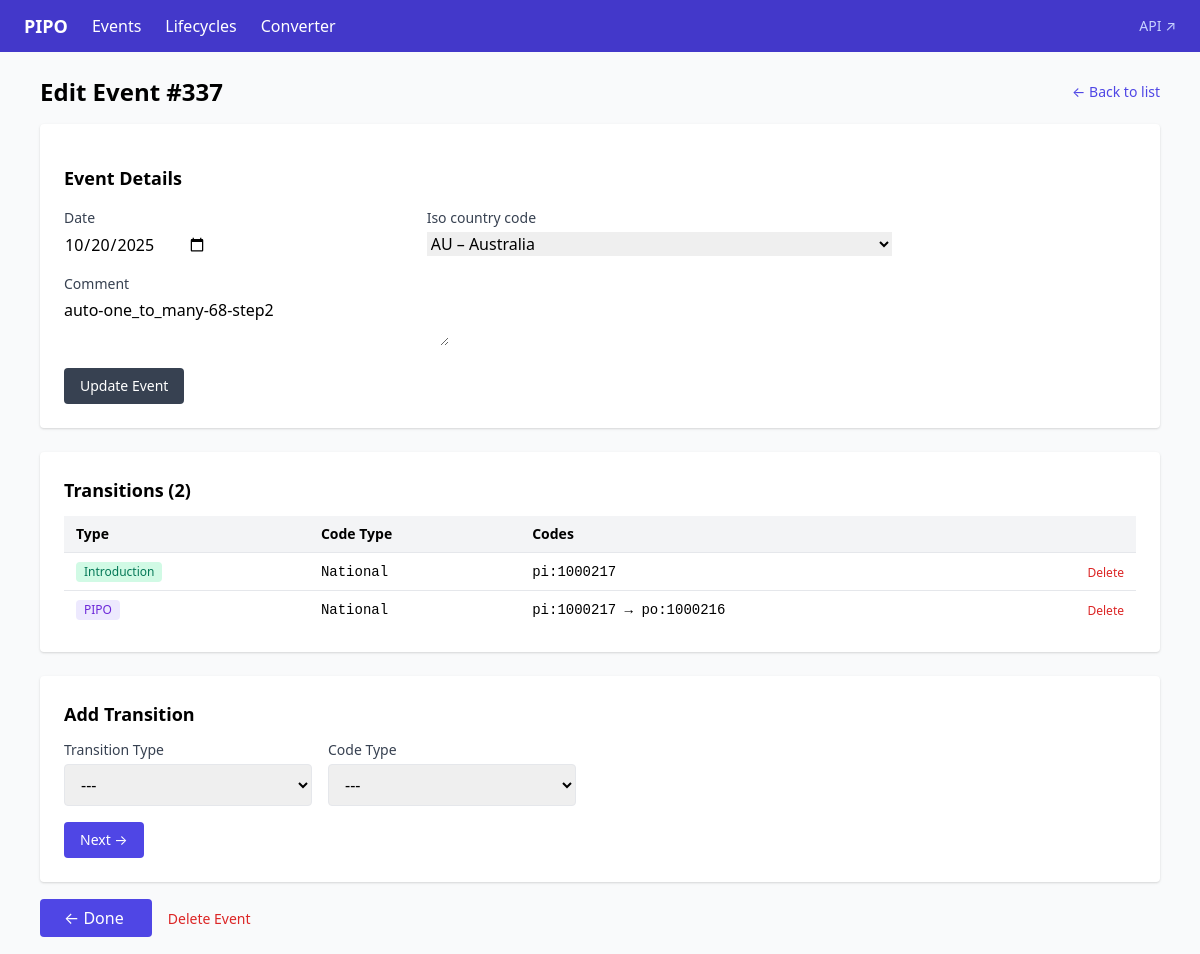
Screenshot of /events/337/edit/ with the database file from the repository.
### events/models.py (models this page shows, shortened)
class Event(models.Model):
    date = models.DateField()
    iso_country_code = models.ForeignKey(
        Country, on_delete=models.PROTECT, db_column="iso_country_code",
    )
    comment = models.TextField(blank=True, default="")
    created_by = models.ForeignKey(
        settings.AUTH_USER_MODEL, on_delete=models.SET_NULL, null=True, blank=True
    )
    created_at = models.DateTimeField(auto_now_add=True)
    updated_at = models.DateTimeField(auto_now=True)
    class Meta:
        ordering = ["-date", "-created_at"]
        indexes = [
            models.Index(fields=["iso_country_code"]),
            models.Index(fields=["date"]),
        ]

class CodeTransition(models.Model):
    event = models.ForeignKey(Event, on_delete=models.CASCADE, related_name="transitions")
    code_type = models.ForeignKey(CodeType, on_delete=models.PROTECT, related_name="transitions")
    type = models.CharField(max_length=7, choices=TransitionType.choices)
    class Meta:
        indexes = [
            models.Index(fields=["type"]),
        ]

class CodeType(models.Model):
    id = models.CharField(max_length=10, primary_key=True)
    type = models.CharField(max_length=50)
    def __str__(self):
        return self.type

class Introduction(models.Model):
    code_transition = models.OneToOneField(
        CodeTransition, on_delete=models.CASCADE, related_name="introduction"
    )
    pi_code = models.BigIntegerField()

class Pipo(models.Model):
    code_transition = models.OneToOneField(
        CodeTransition, on_delete=models.CASCADE, related_name="pipo"
    )
    pi_code = models.BigIntegerField()
    po_code = models.BigIntegerField()
    class Meta:
        verbose_name = "PIPO"
        verbose_name_plural = "PIPOs"

### events/frontend_views.py (the view)
# urls.py: path("events/<int:pk>/edit/", event_edit_view, name="event-edit"),
def event_edit_view(request, pk):
    event = get_object_or_404(Event, pk=pk)
    transitions = event.transitions.select_related(
        "code_type", "introduction", "discontinuation", "pipo"
    ).order_by("pk")
    tform_errors = []
    if request.method == "POST":
        action = request.POST.get("action", "")
        if action == "update_event":
            form = EventForm(request.POST, instance=event)
            if form.is_valid():
                form.save()
                recompute_lifecycles(iso_country_code=event.iso_country_code)
                return redirect("event-edit", pk=event.pk)
        else:
            form = EventForm(instance=event)
        if action == "add_transition":
            tform = TransitionForm(request.POST)
            if tform.is_valid():
                try:
                    tform.save(event)
                except ValidationError as e:
                    tform_errors = e.messages
                else:
                    return redirect("event-edit", pk=event.pk)
            else:
                tform_errors = [
                    msg
                    for errors in tform.errors.values()
                    for msg in errors
                ]
                tform = TransitionForm()
        else:
            tform = TransitionForm()
    else:
        form = EventForm(instance=event)
        tform = TransitionForm()
    return render(request, "events/edit.html", {
        "event": event,
        "form": form,
        "tform": tform,
        "transitions": transitions,
        "tform_errors": tform_errors,
        "title": "Edit Event",
    })

### events/forms.py (shortened to what this page needs)
class EventForm(forms.ModelForm):
    class Meta:
        model = Event
        fields = ["date", "iso_country_code", "comment"]
        widgets = {
            "date": forms.DateInput(attrs={"type": "date"}),
            "comment": forms.Textarea(attrs={"rows": 2}),
        }

class TransitionForm(forms.Form):
    type = forms.ChoiceField(
        choices=[("" , "---")] + list(TransitionType.choices),
        widget=forms.Select(attrs={"class": "border rounded px-3 py-2 w-full"}),
    )
    code_type = forms.ModelChoiceField(
        queryset=CodeType.objects.all(),
        empty_label="---",
        widget=forms.Select(attrs={"class": "border rounded px-3 py-2 w-full"}),
    )
    pi_code = forms.IntegerField(required=False)
    po_code = forms.IntegerField(required=False)
    proxy_introduction = forms.BooleanField(required=False, initial=False)
    proxy_po = forms.BooleanField(required=False, initial=False)
    discontinue_po = forms.BooleanField(required=False, initial=True)

### events/models.py (called while the page is built)
    def __str__(self):
        return f"{self.code} – {self.name}"

### events/templates/events/edit.html (shortened to what this page needs)
{% extends "base.html" %}
{% block content %}
<div class="flex justify-between items-center mb-4">
    <h1 class="text-2xl font-bold">Edit Event #{{ event.pk }}</h1>
    <a href="{% url 'event-list' %}" class="text-indigo-600 hover:underline text-sm">&larr; Back to list</a>
</div>
<form method="post" class="bg-white shadow rounded p-6 space-y-4 mb-6">
    <h2 class="text-lg font-semibold">Event Details</h2>
    <div class="grid grid-cols-3 gap-4">
        {% for field in form %}
        <div{% if field.name == "comment" %} class="col-span-3"{% endif %}>
            <label class="block text-sm font-medium text-gray-700 mb-1">{{ field.label }}</label>
            {{ field }}
        </div>
        {% endfor %}
    </div>
    <button type="submit" class="bg-gray-700 text-white px-4 py-2 rounded hover:bg-gray-800 text-sm">
        Update Event
    </button>
</form>
<div class="bg-white shadow rounded p-6 mb-6">
    <h2 class="text-lg font-semibold mb-3">Transitions ({{ transitions|length }})</h2>
    {% if transitions %}
    <table class="w-full text-sm">
        <thead class="bg-gray-100">
            <tr>
                <th class="px-3 py-2 text-left">Type</th>
                <th class="px-3 py-2 text-left">Code Type</th>
                <th class="px-3 py-2 text-left">Codes</th>
                <th class="px-3 py-2"></th>
            </tr>
        </thead>
        <tbody>
            {% for ct in transitions %}
            <tr class="border-t">
                <td class="px-3 py-2">
                    <span class="inline-block px-2 py-0.5 text-xs font-medium rounded
                        {% if ct.type == 'PIPO' %}bg-purple-100 text-purple-700
                        {% elif ct.type == 'INTRO' %}bg-green-100 text-green-700
                        {% else %}bg-red-100 text-red-700{% endif %}">
                        {{ ct.get_type_display }}
                    </span>
                </td>
                <td class="px-3 py-2 font-mono">{{ ct.code_type }}</td>
                <td class="px-3 py-2 font-mono">
                    {% if ct.type == 'INTRO' %}
                        pi:{{ ct.introduction.pi_code }}
                    {% elif ct.type == 'DISCONT' %}
                        po:{{ ct.discontinuation.po_code }}
                    {% elif ct.type == 'PIPO' %}
                        pi:{{ ct.pipo.pi_code }} &rarr; po:{{ ct.pipo.po_code }}
                    {% endif %}
                </td>
                <td class="px-3 py-2 text-right">
                    <form method="post" action="{% url 'transition-delete' ct.pk %}"
                          class="inline" onsubmit="return confirm('Delete this transition?')">
                        <button type="submit" class="text-red-600 hover:underline text-xs">Delete</button>
                    </form>
                </td>
            </tr>
            {% endfor %}
        </tbody>
    </table>
    {% else %}
    <p class="text-gray-400 text-sm">No transitions yet. Add one below.</p>
    {% endif %}
</div>
<div class="bg-white shadow rounded p-6">
    <h2 class="text-lg font-semibold mb-3">Add Transition</h2>
    <form method="post" id="transition-form">
        <div id="step-1">
            <div class="grid grid-cols-2 gap-4 max-w-lg">
                <div>
                    <label class="block text-sm font-medium text-gray-700 mb-1">Transition Type</label>
                    {{ tform.type }}
                </div>
                <div>
                    <label class="block text-sm font-medium text-gray-700 mb-1">Code Type</label>
                    {{ tform.code_type }}
                </div>
            </div>
            <button type="button" id="confirm-type-btn"
                    class="mt-4 bg-indigo-600 text-white px-4 py-2 rounded hover:bg-indigo-700 text-sm">
                Next &rarr;
            </button>
        </div>
    </form>
</div>
<div class="mt-6">
    <a href="{% url 'event-list' %}" class="bg-indigo-600 text-white px-6 py-2 rounded hover:bg-indigo-700">
        &larr; Done
    </a>
    <a href="{% url 'event-delete' event.pk %}" class="text-red-600 hover:underline ml-4 text-sm">
        Delete Event
    </a>
</div>
{% endblock %}

### rows the page displays
Event: pk "337", form "10/20/2025" "AU – Australia" "auto-one_to_many-68-step2"
CodeTransition: type "Introduction", code_type "National", introduction.pi_code "1000217"
CodeTransition: type "PIPO", code_type "National", pipo.pi_code "1000217", pipo.po_code "1000216"

### other values shown
{{ field.label }} "Date" "Iso country code" "Comment"
{{ transitions|length }} "2"
